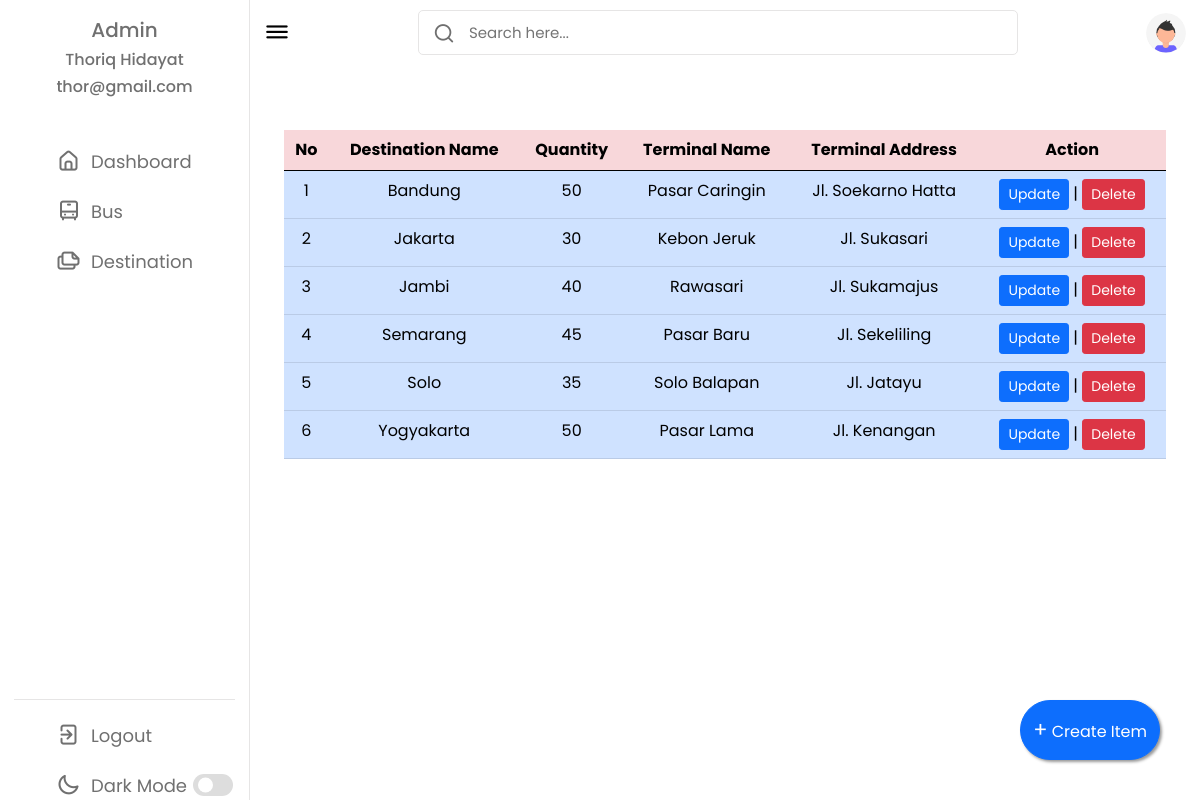
The app's page /destination.php (signed in) with its own data.
### tables this page shows
CREATE TABLE `user_profile` (
  `profile_id` int(11) NOT NULL,
  `fullname` varchar(30) NOT NULL,
  `username` varchar(30) NOT NULL,
  `email` varchar(30) NOT NULL
);

CREATE TABLE `destination` (
  `destination_id` varchar(8) NOT NULL,
  `destination_name` varchar(15) NOT NULL,
  `quantity` int(11) NOT NULL,
  `terminal_name` varchar(30) NOT NULL,
  `terminal_address` varchar(30) NOT NULL
);

### destination.php (the view, shortened to what this page needs)
<?php
include "./data/config.php";
$result = mysqli_query($mysqli, "SELECT * FROM user_profile WHERE username = 'admin'");
$userProfle = mysqli_fetch_array($result);
?>
<!DOCTYPE html>
<html lang="en">
<head>
  <link rel="stylesheet" href="style.css" />
  <link rel="stylesheet" href="https://unicons.iconscout.com/release/v4.0.0/css/line.css" />
  <link href="https://cdn.jsdelivr.net/npm/bootstrap@5.0.2/dist/css/bootstrap.min.css" rel="stylesheet">
</head>
<body>
  <nav>
    <div class="brand-name mt-2 text-center">
      <h5>Admin</h5>
      <h6><?php echo $userProfle['fullname']; ?></h6>
      <h6><?php echo $userProfle['email']; ?></h6>
    </div>
    <div class="menu-items">
      <ul class="nav-links">
        <li>
          <a href="dashboard.php">
            <i class="uil uil-estate"></i>
            <span class="link-name">Dashboard</span>
          </a>
        </li>
        <li>
          <a href="bus.php">
            <i class="uil uil-bus"></i>
            <span class="link-name">Bus</span>
          </a>
        </li>
        <li>
          <a href="destination.php">
            <i class="uil uil-files-landscapes"></i>
            <span class="link-name">Destination</span>
          </a>
        </li>
      </ul>
      <ul class="logout-mode">
        <li>
          <a href="?action=logout">
            <i class="uil uil-signout"></i>
            <span class="link-name">Logout</span>
          </a>
        </li>
        <li class="mode">
          <a href="#">
            <i class="uil uil-moon"></i>
            <span class="link-name">Dark Mode</span>
          </a>
          <div class="mode-toggle">
            <span class="switch"></span>
          </div>
        </li>
      </ul>
    </div>
  </nav>
  <section class="dashboard">
    <div class="top">
      <i class="uil uil-bars sidebar-toggle"></i>
      <div class="search-box">
        <i class="uil uil-search"></i>
        <form method="POST">
          <input type="search" name="search" placeholder="Search here..." formaction="/destination.php" />
        </form>
      </div>
      <img src="images/avatar.svg" alt="avatar" />
    </div>
    <div class="dash-content">
      <div class="overview">
        <table class="table table-primary caption-top">
          <thead class="table table-danger">
            <tr class="text-center">
              <th scope="col">No</th>
              <th scope="col">Destination Name</th>
              <th scope="col">Quantity</th>
              <th scope="col">Terminal Name</th>
              <th scope="col">Terminal Address</th>
              <th scope="col">Action</th>
            </tr>
          </thead>
          <tbody class="text-center">
            <?php
            include "./data/config.php";
            if (isset($_POST['search'])) {
              $result = mysqli_query($mysqli, "SELECT * FROM destination WHERE destination_name LIKE '%$_POST[search]%' ORDER BY destination_name, quantity");
            } else {
              $result = mysqli_query($mysqli, "SELECT * FROM destination ORDER BY destination_name, quantity");
            }
            $no = 1;
            while ($travel = mysqli_fetch_array($result)) {
              echo "<tr>";
              echo "<td>" . $no . "</td>";
              echo "<td>" . ucwords($travel['destination_name']) . "</td>";
              echo "<td>" . $travel['quantity'] . "</td>";
              echo "<td>" . ucwords($travel['terminal_name']) . "</td>";
              echo "<td>" . ucwords($travel['terminal_address']) . "</td>";
              $destinationId = $travel['destination_id'];
              echo "<td><a formmethod='POST' name='update' value='Update' class='btn btn-primary btn-sm' href='update-destination.php?destination_id=$destinationId'role='button'>Update</a> | <a class='btn btn-danger btn-sm' href='?destination_id=$destinationId&action=delete' role='button'>Delete</a></td>";
              echo "</tr>";
              $no++;
            }
            ?>
          </tbody>
        </table>
      </div>
    </div>
    <button formmethod="POST" type="submit" name="insert" value="insert" class="btn btn-primary rounded-pill float-button" data-bs-toggle="modal" data-bs-target="#insertModal"><span>+</span> Create Item</button>
  </section>
</body>
</html>

### style.css (style rules this page uses)
* { margin: 0; padding: 0; box-sizing: border-box; font-family: 'Poppins', sans-serif; }
:root { --primary-color: #0e4bf1; --panel-color: #fff; --text-color: #000; --black-light-color: #707070; --border-color: #e6e5e5; --toggle-color: #ddd; --box1-color: #4da3ff; --box2-color: #ffe6ac; --box3-color: #e7d1fc; --title-icon-color: #fff; --tran-05: all 0.5s ease; --tran-03: all 0.3s ease; --tran-03: all 0.2s ease; }
body { min-height: 100vh; background-color: var(--primary-color); }
nav { position: fixed; top: 0; left: 0; height: 100%; width: 250px; padding: 10px 14px; background-color: var(--panel-color); border-right: 1px solid var(--border-color); transition: var(--tran-05); }
.brand-name { color: #707070; }
nav .menu-items { margin-top: 40px; height: calc(100% - 90px); display: flex; flex-direction: column; justify-content: space-between; }
.menu-items li { list-style: none; }
.menu-items li a { display: flex; align-items: center; height: 50px; text-decoration: none; position: relative; }
.menu-items li a i { font-size: 24px; min-width: 45px; height: 100%; display: flex; align-items: center; justify-content: center; color: var(--black-light-color); }
.menu-items li a .link-name { font-size: 18px; font-weight: 400; color: var(--black-light-color); transition: var(--tran-05); }
.menu-items .logout-mode { padding-top: 10px; border-top: 1px solid var(--border-color); }
.menu-items .mode { display: flex; align-items: center; white-space: nowrap; }
.menu-items .mode-toggle { position: absolute; right: 14px; height: 50px; min-width: 45px; display: flex; align-items: center; justify-content: center; cursor: pointer; }
.mode-toggle .switch { position: relative; display: inline-block; height: 22px; width: 40px; border-radius: 25px; background-color: var(--toggle-color); }
.switch:before { content: ''; position: absolute; left: 5px; top: 50%; transform: translateY(-50%); height: 15px; width: 15px; background-color: var(--panel-color); border-radius: 50%; transition: var(--tran-03); }
.dashboard { position: relative; left: 250px; background-color: var(--panel-color); min-height: 100vh; width: calc(100% - 250px); padding: 10px 14px; transition: var(--tran-05); }
.dashboard .top { position: fixed; top: 0; left: 250px; display: flex; width: calc(100% - 250px); justify-content: space-between; align-items: center; padding: 10px 14px; background-color: var(--panel-color); transition: var(--tran-05); z-index: 10; }
.dashboard .top .sidebar-toggle { font-size: 26px; color: var(--text-color); cursor: pointer; }
.dashboard .top .search-box { position: relative; height: 45px; max-width: 600px; width: 100%; margin: 0 30px; }
.top .search-box input { position: absolute; border: 1px solid var(--border-color); background-color: var(--panel-color); padding: 0 25px 0 50px; border-radius: 5px; height: 100%; width: 100%; color: var(--text-color); font-size: 15px; font-weight: 400; outline: none; }
.top .search-box i { position: absolute; left: 15px; font-size: 22px; z-index: 10; top: 50%; transform: translateY(-50%); color: var(--black-light-color); }
.top img { width: 40px; border-radius: 50%; }
.dashboard .dash-content { padding-top: 100px; }
.overview { padding: 20px; }
.float-button { position: fixed; height: 60px; bottom: 40px; right: 40px; box-shadow: 2px 2px 3px #999; }
.float-button span { font-size: 21px; }

### records on screen
user_profile: fullname "Thoriq Hidayat", email "thor@gmail.com"
destination: destination_name "Bandung", quantity "50", terminal_name "Pasar Caringin", terminal_address "Jl. Soekarno Hatta"
destination: destination_name "Jakarta", quantity "30", terminal_name "Kebon Jeruk", terminal_address "Jl. Sukasari"
destination: destination_name "Jambi", quantity "40", terminal_name "Rawasari", terminal_address "Jl. Sukamajus"
destination: destination_name "Semarang", quantity "45", terminal_name "Pasar Baru", terminal_address "Jl. Sekeliling"
destination: destination_name "Solo", quantity "35", terminal_name "Solo Balapan", terminal_address "Jl. Jatayu"
destination: destination_name "Yogyakarta", quantity "50", terminal_name "Pasar Lama", terminal_address "Jl. Kenangan"
